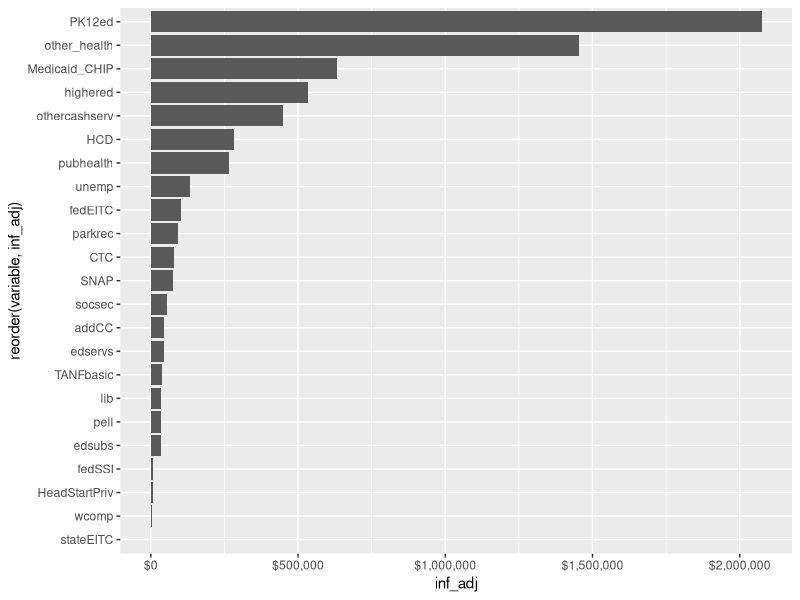

The R source for this figure: (Note: this script raises an error after producing the figure.)
library(tidyverse)
library(scales)

tidykids <- read_csv("week-5/tidykids.csv")

tidykids <- tidykids %>% 
  select(-...1)

tidykids %>% 
  filter(state == "Alaska", year == 2016) %>% 
  ggplot(aes(x = reorder(variable, inf_adj), y = inf_adj)) +
  geom_col() + 
  scale_y_continuous(label = dollar_format()) +
  coord_flip() 

tidykids %>% 
  filter(state %in% c("Michigan", "Wisconsin", "Minnesota", "Illinois")) %>% 
  filter(variable == "PK12ed") %>% 
  filter(year >= 2012) %>% 
  mutate(year = as.character(year)) %>% 
  ggplot(aes(x = state, y = inf_adj, fill = year)) +
  geom_col(position = "dodge") +
  scale_fill_brewer(type = "seq") +
  theme_fivethirtyeight()

# tidykids %>% 
#   filter(variable == "PK12ed") %>% 
#   filter(year >= 2012) %>% 
#   ggplot(aes(x = year, y = inf_adj_perchild)) +
#   geom_col(position = "dodge") +
#   facet_wrap(~state)

starwars_to_viz <- starwars %>% 
  mutate(eye_color = tools::toTitleCase(eye_color)) %>% 
  mutate(eye_color = as.factor(eye_color)) %>% 
  mutate(eye_color = fct_lump_min(eye_color, min = 4)) %>% 
  count(eye_color)

starwars_to_viz %>% 
  ggplot(aes(x = reorder(eye_color, n), y = n)) +
  geom_col(fill = "#1e81b0") +
  theme_minimal() +
  labs(x = "Eye Color", y = "Number of Characters",
       title = "The Eye Colors of Starwars Characters",
       caption = "'Other' includes eye colors that appeared 3 or fewer times")

tidykids %>% 
  filter(variable == "PK12ed") %>% 
  filter(state %in% c("Michigan", "Wisconsin", "Minnesota", "Illinois")) %>% 
  mutate(inf_adj_perchild = round(inf_adj_perchild, 0)) %>% 
  ggplot(aes(x = year, y = state, label = inf_adj_perchild)) +
  geom_tile() +
  geom_text(color = "white")

tidykids %>% 
  filter(variable == "highered") %>% 
  ggplot(aes(x = raw)) +
  geom_histogram(binwidth = 100)
